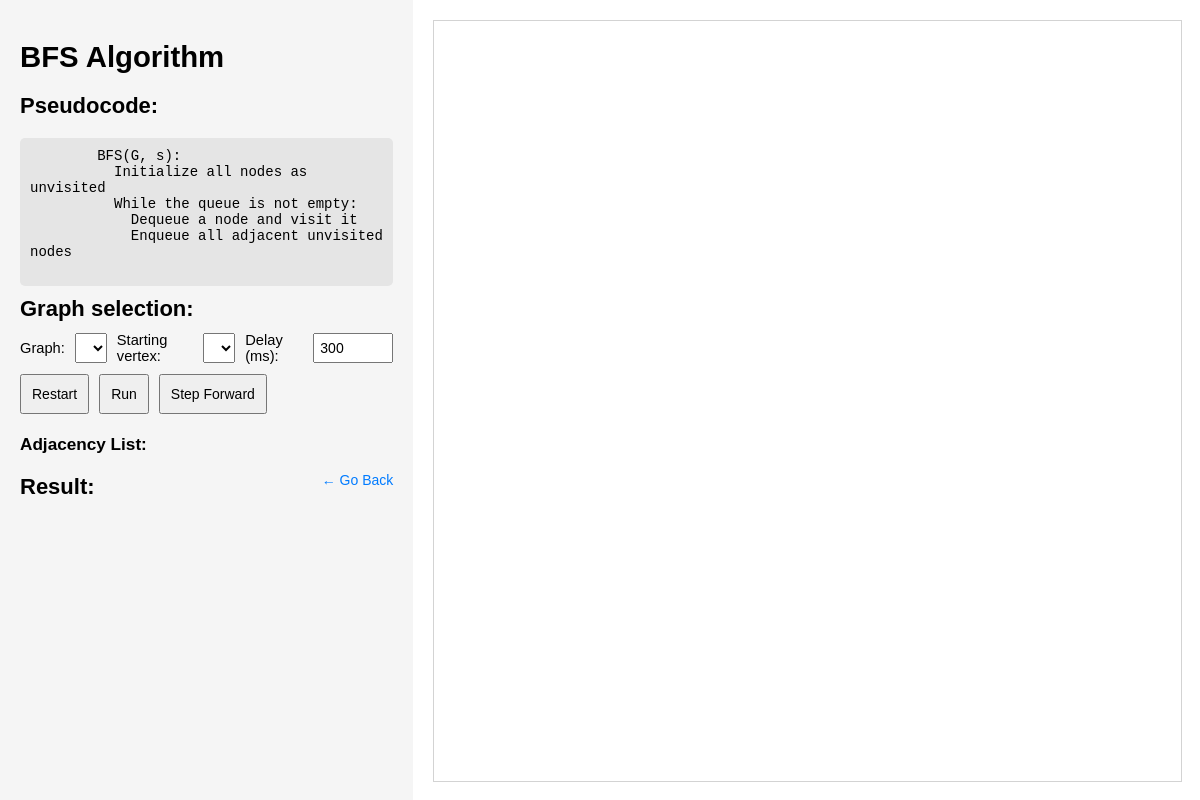
Page /easygraph/bfs on the earlier database version.
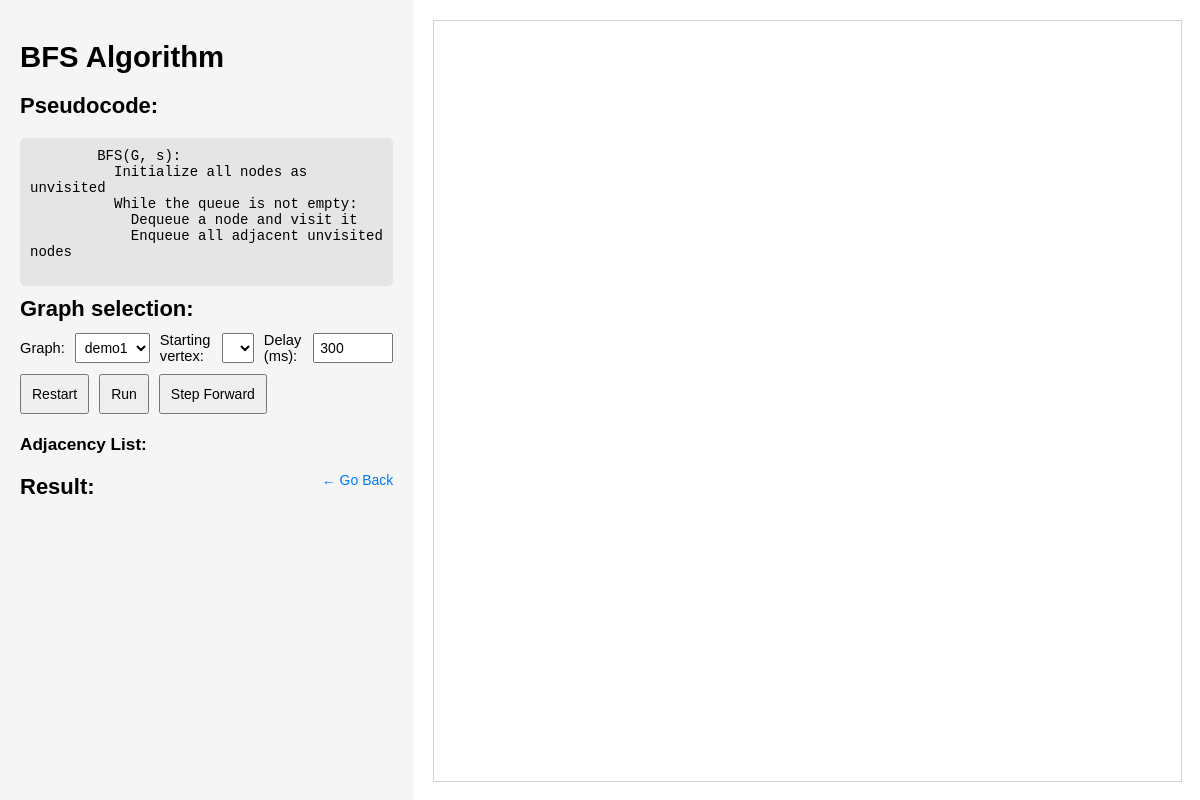
Same page on the later database version.
### easygraph/models.py (models this page shows, shortened)
class Graph(models.Model):
    category = models.CharField(max_length=100)
    name = models.CharField(max_length=30)
    desc = models.CharField(max_length=200)
    undirected = models.BooleanField(default=True)

### easygraph/views.py (the view)
# urls.py: path("bfs", views.bfs, name="bfs"),
def bfs(request):
    all_graphs = Graph.objects.values('id', 'name', 'category', 'undirected')
    graphs = [
        graph for graph in all_graphs
        if 'bfs' in map(str.strip, graph['category'].split(','))  # Split and trim each category
    ]
    graphs_list = [{'id': graph['id'], 'name': graph['name'], 'undirected': graph['undirected']} for graph in graphs]
    return render(request, "easygraph/bfs.html", {"graphs": graphs_list})

### easygraph/templates/easygraph/bfs.html (shortened to what this page needs)
<!DOCTYPE html>
<html lang="en">
<head>
</head>
<body>
  <div class="container">
    <div class="left-column">
      <h1>BFS Algorithm</h1>
      <h2>Pseudocode:</h2>
      <pre class="pseudo-code">
        <span id="pseudo-line-1">BFS(G, s):</span>
        <span id="pseudo-line-2">  Initialize all nodes as unvisited</span>
        <span id="pseudo-line-3">  While the queue is not empty:</span>
        <span id="pseudo-line-4">    Dequeue a node and visit it</span>
        <span id="pseudo-line-5">    Enqueue all adjacent unvisited nodes</span>
      </pre>
      <div class="controls">
        <div class="header-line">
          <h2>Graph selection:</h2>
        </div>
        <div class="dropdowns">
          <label for="graphSelect">Graph:</label>
          <select id="graphSelect">
            {% for graph in graphs %}
              <option value="{{ graph.id }}">{{ graph.name }}</option>
            {% endfor %}
          </select>
          <label for="nodeSelect">Starting vertex:</label>
          <select id="nodeSelect">
          </select>
          <label for="intervalInput">Delay (ms):</label>
          <input type="number" id="intervalInput" value="300" min="0" step="100">
        </div>
        <div class="button-line">
          <button id="restart">Restart</button>
          <button id="run">Run</button>
          <button id="stepForward">Step Forward</button>
        </div>
      </div>
      <div class="adjacency-list">
        <h3>Adjacency List:</h3>
      </div>
	  <div class="header-line">
	    <h2>Result:</h2>
        <a href="./" class="back-link">← Go Back</a>
    </div>
    </div>
	<div class="right-column">
	  <div id="mygraph"></div>
	</div>
  </div>
</body>
</html>

Differences in the rows shown:
now on this page (row edited): Graph: name "demo1"
